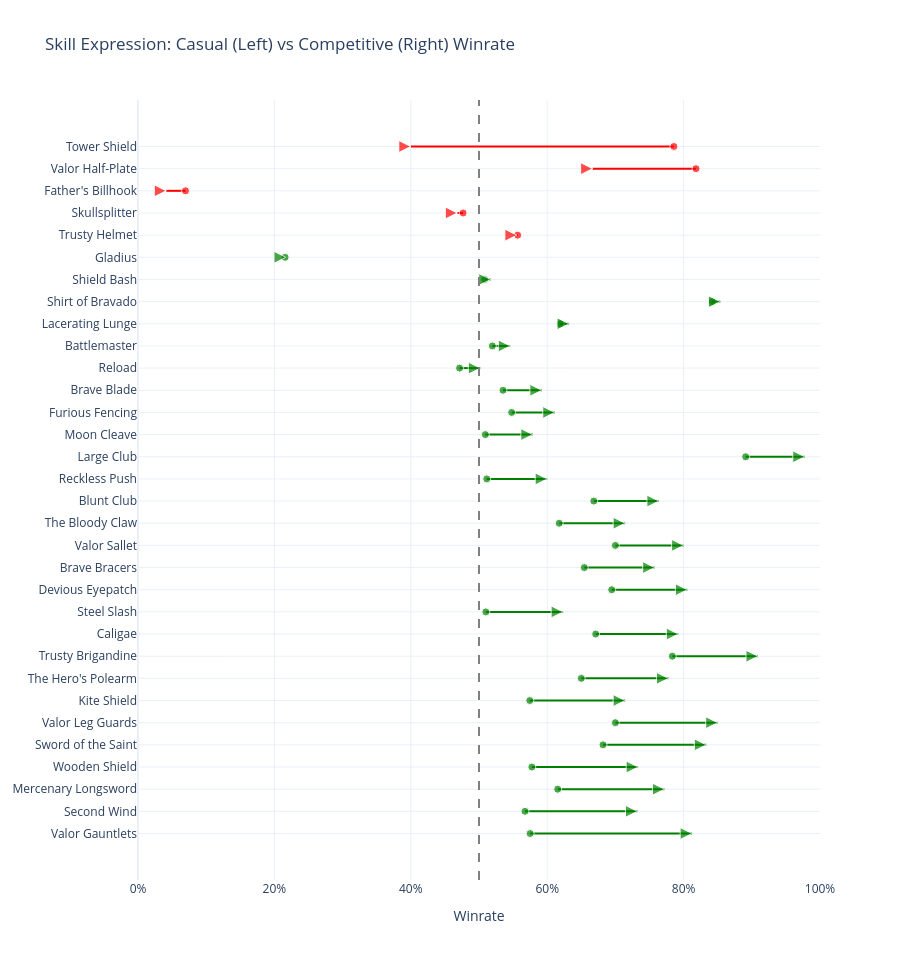

The notebook cell this image was saved under:
### Markdown cell above
## Skill Scalability
How decks and cards perform in relation to the player skill level.

### Code cell
rf.plot_skill_scalability(report_data)

### Figure 1 — Plotly figure (JSON) as saved in the notebook; plotly's stock layout.template omitted (floating-point values rounded to 4 significant figures)
{"data": [{"hovertemplate": "Casual: 57.5%<br>Comp: 81.2%<br>Delta: +23.8%", "line": {"color": "green", "width": 2}, "marker": {"size": [8, 12], "symbol": ["circle", "arrow-right"]}, "mode": "lines+markers", "name": "Valor Gauntlets", "showlegend": false, "x": [0.575, 0.8125], "y": ["Valor Gauntlets", "Valor Gauntlets"], "type": "scatter"}, {"hovertemplate": "Casual: 56.7%<br>Comp: 73.2%<br>Delta: +16.5%", "line": {"color": "green", "width": 2}, "marker": {"size": [8, 12], "symbol": ["circle", "arrow-right"]}, "mode": "lines+markers", "name": "Second Wind", "showlegend": false, "x": [0.5675, 0.7323], "y": ["Second Wind", "Second Wind"], "type": "scatter"}, {"hovertemplate": "Casual: 61.5%<br>Comp: 77.2%<br>Delta: +15.7%", "line": {"color": "green", "width": 2}, "marker": {"size": [8, 12], "symbol": ["circle", "arrow-right"]}, "mode": "lines+markers", "name": "Mercenary Longsword", "showlegend": false, "x": [0.6154, 0.7719], "y": ["Mercenary Longsword", "Mercenary Longsword"], "type": "scatter"}, {"hovertemplate": "Casual: 57.7%<br>Comp: 73.3%<br>Delta: +15.6%", "line": {"color": "green", "width": 2}, "marker": {"size": [8, 12], "symbol": ["circle", "arrow-right"]}, "mode": "lines+markers", "name": "Wooden Shield", "showlegend": false, "x": [0.5775, 0.7333], "y": ["Wooden Shield", "Wooden Shield"], "type": "scatter"}, {"hovertemplate": "Casual: 68.2%<br>Comp: 83.3%<br>Delta: +15.2%", "line": {"color": "green", "width": 2}, "marker": {"size": [8, 12], "symbol": ["circle", "arrow-right"]}, "mode": "lines+markers", "name": "Sword of the Saint", "showlegend": false, "x": [0.6818, 0.8333], "y": ["Sword of the Saint", "Sword of the Saint"], "type": "scatter"}, {"hovertemplate": "Casual: 70.0%<br>Comp: 85.0%<br>Delta: +15.0%", "line": {"color": "green", "width": 2}, "marker": {"size": [8, 12], "symbol": ["circle", "arrow-right"]}, "mode": "lines+markers", "name": "Valor Leg Guards", "showlegend": false, "x": [0.7, 0.85], "y": ["Valor Leg Guards", "Valor Leg Guards"], "type": "scatter"}, {"hovertemplate": "Casual: 57.4%<br>Comp: 71.4%<br>Delta: +14.0%", "line": {"color": "green", "width": 2}, "marker": {"size": [8, 12], "symbol": ["circle", "arrow-right"]}, "mode": "lines+markers", "name": "Kite Shield", "showlegend": false, "x": [0.5745, 0.7143], "y": ["Kite Shield", "Kite Shield"], "type": "scatter"}, {"hovertemplate": "Casual: 65.0%<br>Comp: 77.8%<br>Delta: +12.8%", "line": {"color": "green", "width": 2}, "marker": {"size": [8, 12], "symbol": ["circle", "arrow-right"]}, "mode": "lines+markers", "name": "The Hero's Polearm", "showlegend": false, "x": [0.65, 0.7778], "y": ["The Hero's Polearm", "The Hero's Polearm"], "type": "scatter"}, {"hovertemplate": "Casual: 78.4%<br>Comp: 90.9%<br>Delta: +12.6%", "line": {"color": "green", "width": 2}, "marker": {"size": [8, 12], "symbol": ["circle", "arrow-right"]}, "mode": "lines+markers", "name": "Trusty Brigandine", "showlegend": false, "x": [0.7835, 0.9091], "y": ["Trusty Brigandine", "Trusty Brigandine"], "type": "scatter"}, {"hovertemplate": "Casual: 67.1%<br>Comp: 79.2%<br>Delta: +12.1%", "line": {"color": "green", "width": 2}, "marker": {"size": [8, 12], "symbol": ["circle", "arrow-right"]}, "mode": "lines+markers", "name": "Caligae", "showlegend": false, "x": [0.6711, 0.7922], "y": ["Caligae", "Caligae"], "type": "scatter"}, {"hovertemplate": "Casual: 51.0%<br>Comp: 62.3%<br>Delta: +11.3%", "line": {"color": "green", "width": 2}, "marker": {"size": [8, 12], "symbol": ["circle", "arrow-right"]}, "mode": "lines+markers", "name": "Steel Slash", "showlegend": false, "x": [0.51, 0.6234], "y": ["Steel Slash", "Steel Slash"], "type": "scatter"}, {"hovertemplate": "Casual: 69.5%<br>Comp: 80.6%<br>Delta: +11.1%", "line": {"color": "green", "width": 2}, "marker": {"size": [8, 12], "symbol": ["circle", "arrow-right"]}, "mode": "lines+markers", "name": "Devious Eyepatch", "showlegend": false, "x": [0.6946, 0.8056], "y": ["Devious Eyepatch", "Devious Eyepatch"], "type": "scatter"}, {"hovertemplate": "Casual: 65.4%<br>Comp: 75.8%<br>Delta: +10.3%", "line": {"color": "green", "width": 2}, "marker": {"size": [8, 12], "symbol": ["circle", "arrow-right"]}, "mode": "lines+markers", "name": "Brave Bracers", "showlegend": false, "x": [0.6544, 0.7576], "y": ["Brave Bracers", "Brave Bracers"], "type": "scatter"}, {"hovertemplate": "Casual: 70.0%<br>Comp: 80.0%<br>Delta: +10.0%", "line": {"color": "green", "width": 2}, "marker": {"size": [8, 12], "symbol": ["circle", "arrow-right"]}, "mode": "lines+markers", "name": "Valor Sallet", "showlegend": false, "x": [0.7, 0.8], "y": ["Valor Sallet", "Valor Sallet"], "type": "scatter"}, {"hovertemplate": "Casual: 61.8%<br>Comp: 71.4%<br>Delta: +9.7%", "line": {"color": "green", "width": 2}, "marker": {"size": [8, 12], "symbol": ["circle", "arrow-right"]}, "mode": "lines+markers", "name": "The Bloody Claw", "showlegend": false, "x": [0.6176, 0.7143], "y": ["The Bloody Claw", "The Bloody Claw"], "type": "scatter"}, {"hovertemplate": "Casual: 66.8%<br>Comp: 76.4%<br>Delta: +9.5%", "line": {"color": "green", "width": 2}, "marker": {"size": [8, 12], "symbol": ["circle", "arrow-right"]}, "mode": "lines+markers", "name": "Blunt Club", "showlegend": false, "x": [0.6683, 0.7638], "y": ["Blunt Club", "Blunt Club"], "type": "scatter"}, {"hovertemplate": "Casual: 51.1%<br>Comp: 60.0%<br>Delta: +8.9%", "line": {"color": "green", "width": 2}, "marker": {"size": [8, 12], "symbol": ["circle", "arrow-right"]}, "mode": "lines+markers", "name": "Reckless Push", "showlegend": false, "x": [0.5114, 0.6], "y": ["Reckless Push", "Reckless Push"], "type": "scatter"}, {"hovertemplate": "Casual: 89.1%<br>Comp: 97.8%<br>Delta: +8.7%", "line": {"color": "green", "width": 2}, "marker": {"size": [8, 12], "symbol": ["circle", "arrow-right"]}, "mode": "lines+markers", "name": "Large Club", "showlegend": false, "x": [0.891, 0.9777], "y": ["Large Club", "Large Club"], "type": "scatter"}, {"hovertemplate": "Casual: 50.9%<br>Comp: 57.9%<br>Delta: +7.0%", "line": {"color": "green", "width": 2}, "marker": {"size": [8, 12], "symbol": ["circle", "arrow-right"]}, "mode": "lines+markers", "name": "Moon Cleave", "showlegend": false, "x": [0.5093, 0.5789], "y": ["Moon Cleave", "Moon Cleave"], "type": "scatter"}, {"hovertemplate": "Casual: 54.8%<br>Comp: 61.1%<br>Delta: +6.3%", "line": {"color": "green", "width": 2}, "marker": {"size": [8, 12], "symbol": ["circle", "arrow-right"]}, "mode": "lines+markers", "name": "Furious Fencing", "showlegend": false, "x": [0.5479, 0.6111], "y": ["Furious Fencing", "Furious Fencing"], "type": "scatter"}, {"hovertemplate": "Casual: 53.5%<br>Comp: 59.2%<br>Delta: +5.7%", "line": {"color": "green", "width": 2}, "marker": {"size": [8, 12], "symbol": ["circle", "arrow-right"]}, "mode": "lines+markers", "name": "Brave Blade", "showlegend": false, "x": [0.5352, 0.5922], "y": ["Brave Blade", "Brave Blade"], "type": "scatter"}, {"hovertemplate": "Casual: 47.1%<br>Comp: 50.2%<br>Delta: +3.0%", "line": {"color": "green", "width": 2}, "marker": {"size": [8, 12], "symbol": ["circle", "arrow-right"]}, "mode": "lines+markers", "name": "Reload", "showlegend": false, "x": [0.4715, 0.5019], "y": ["Reload", "Reload"], "type": "scatter"}, {"hovertemplate": "Casual: 52.0%<br>Comp: 54.6%<br>Delta: +2.6%", "line": {"color": "green", "width": 2}, "marker": {"size": [8, 12], "symbol": ["circle", "arrow-right"]}, "mode": "lines+markers", "name": "Battlemaster", "showlegend": false, "x": [0.5196, 0.5458], "y": ["Battlemaster", "Battlemaster"], "type": "scatter"}, {"hovertemplate": "Casual: 61.9%<br>Comp: 63.2%<br>Delta: +1.3%", "line": {"color": "green", "width": 2}, "marker": {"size": [8, 12], "symbol": ["circle", "arrow-right"]}, "mode": "lines+markers", "name": "Lacerating Lunge", "showlegend": false, "x": [0.619, 0.6321], "y": ["Lacerating Lunge", "Lacerating Lunge"], "type": "scatter"}, {"hovertemplate": "Casual: 84.2%<br>Comp: 85.4%<br>Delta: +1.2%", "line": {"color": "green", "width": 2}, "marker": {"size": [8, 12], "symbol": ["circle", "arrow-right"]}, "mode": "lines+markers", "name": "Shirt of Bravado", "showlegend": false, "x": [0.8421, 0.8539], "y": ["Shirt of Bravado", "Shirt of Bravado"], "type": "scatter"}, {"hovertemplate": "Casual: 50.8%<br>Comp: 51.7%<br>Delta: +0.9%", "line": {"color": "green", "width": 2}, "marker": {"size": [8, 12], "symbol": ["circle", "arrow-right"]}, "mode": "lines+markers", "name": "Shield Bash", "showlegend": false, "x": [0.5084, 0.5172], "y": ["Shield Bash", "Shield Bash"], "type": "scatter"}, {"hovertemplate": "Casual: 21.6%<br>Comp: 21.7%<br>Delta: +0.1%", "line": {"color": "green", "width": 2}, "marker": {"size": [8, 12], "symbol": ["circle", "arrow-right"]}, "mode": "lines+markers", "name": "Gladius", "showlegend": false, "x": [0.2157, 0.217], "y": ["Gladius", "Gladius"], "type": "scatter"}, {"hovertemplate": "Casual: 55.7%<br>Comp: 55.6%<br>Delta: -0.1%", "line": {"color": "red", "width": 2}, "marker": {"size": [8, 12], "symbol": ["circle", "arrow-right"]}, "mode": "lines+markers", "name": "Trusty Helmet", "showlegend": false, "x": [0.5567, 0.5556], "y": ["Trusty Helmet", "Trusty Helmet"], "type": "scatter"}, {"hovertemplate": "Casual: 47.7%<br>Comp: 46.8%<br>Delta: -0.8%", "line": {"color": "red", "width": 2}, "marker": {"size": [8, 12], "symbol": ["circle", "arrow-right"]}, "mode": "lines+markers", "name": "Skullsplitter", "showlegend": false, "x": [0.4767, 0.4682], "y": ["Skullsplitter", "Skullsplitter"], "type": "scatter"}, {"hovertemplate": "Casual: 7.0%<br>Comp: 4.1%<br>Delta: -2.8%", "line": {"color": "red", "width": 2}, "marker": {"size": [8, 12], "symbol": ["circle", "arrow-right"]}, "mode": "lines+markers", "name": "Father's Billhook", "showlegend": false, "x": [0.06965, 0.04144], "y": ["Father's Billhook", "Father's Billhook"], "type": "scatter"}, {"hovertemplate": "Casual: 81.8%<br>Comp: 66.7%<br>Delta: -15.2%", "line": {"color": "red", "width": 2}, "marker": {"size": [8, 12], "symbol": ["circle", "arrow-right"]}, "mode": "lines+markers", "name": "Valor Half-Plate", "showlegend": false, "x": [0.8182, 0.6667], "y": ["Valor Half-Plate", "Valor Half-Plate"], "type": "scatter"}, {"hovertemplate": "Casual: 78.6%<br>Comp: 40.0%<br>Delta: -38.6%", "line": {"color": "red", "width": 2}, "marker": {"size": [8, 12], "symbol": ["circle", "arrow-right"]}, "mode": "lines+markers", "name": "Tower Shield", "showlegend": false, "x": [0.7857, 0.4], "y": ["Tower Shield", "Tower Shield"], "type": "scatter"}], "layout": {"xaxis": {"title": {"text": "Winrate"}, "tickformat": ".0%", "range": [0, 1]}, "title": {"text": "Skill Expression: Casual (Left) vs Competitive (Right) Winrate"}, "height": 960, "shapes": [{"line": {"color": "gray", "dash": "dash"}, "type": "line", "x0": 0.5, "x1": 0.5, "xref": "x", "y0": 0, "y1": 1, "yref": "y domain"}]}}
